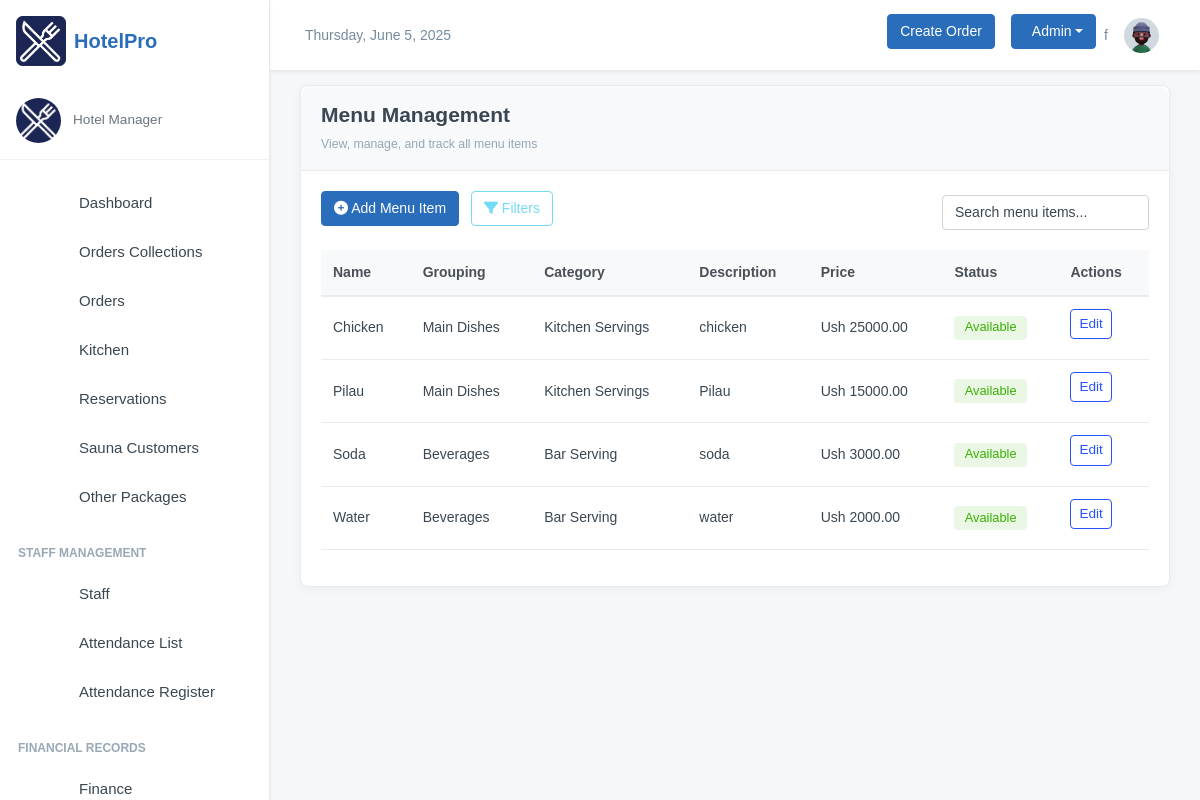
The page /data/menu-items/ (signed in) on the database its author committed.
### inventory/models.py (models this page shows, shortened)
class MenuItem(models.Model):
    category = models.ForeignKey(Category, on_delete=models.CASCADE, related_name="menu_items")
    name = models.CharField(max_length=100)
    description = models.TextField()
    price = models.DecimalField(max_digits=10, decimal_places=2, default=Decimal('0.00'))
    is_available = models.BooleanField(default=True)
    image_url = models.ImageField(blank=True, null=True, upload_to="menu_items")
    class Meta:
        ordering = ['name']

class Category(models.Model):
    GROUPING_CHOICES = (
        ("Appetizers", "Appetizers"),
        ("Starter", "Starter"),
        ("Main Dishes", "Main Dishes"),
        ("Desserts", "Desserts"),
        ("Beverages", "Beverages"),
        ("Snacks", "Snacks"),
        ("Breakfast", "Breakfast"),
    )
    name = models.CharField(max_length=100)
    description = models.CharField(max_length=100)
    image_url = models.ImageField(blank=True, null=True, upload_to="category_items")
    grouping = models.CharField(max_length=100, choices=GROUPING_CHOICES)

### inventory/data_views.py (the view)
# urls.py: path('menu-items/', views.MenuItemListView.as_view(), name='menuitem-list'),
class MenuItemListView(StaffRequiredMixin, ListView):
    model = MenuItem
    template_name = 'data/menuitem_list.html'

### inventory/data_views.py (called while the page is built)
    def test_func(self):
        return self.request.user.is_staff or self.request.user.is_superuser

### inventory/templates/data/menuitem_list.html (shortened to what this page needs)
{% extends 'base.html' %}
{% block content %}
<div class="card">
    <div class="card-header">
        <h4>Menu Management</h4>
        <p class="text-muted small mb-0">View, manage, and track all menu items</p>
    </div>
    <div class="card-body">
        <div class="d-flex flex-wrap justify-content-between align-items-center mb-3">
            <div>
                <a href="/data/menu-items/add/" class="btn btn-primary">
                    <i class="fas fa-plus-circle"></i> Add Menu Item
                </a>
                <button id="show-filters-btn" class="btn btn-outline-secondary">
                    <i class="fas fa-filter"></i> Filters
                </button>
            </div>
            <div class="search-box">
                <input type="text" class="form-control" id="menu-search" placeholder="Search menu items...">
            </div>
        </div>
        <div class="table-responsive">
            <table class="table" id="menu-items-table">
                <thead>
                    <tr>
                        <th>Name</th>
                        <th>Grouping</th>
                        <th>Category</th>
                        <th>Description</th>
                        <th>Price</th>
                        <th>Status</th>
                        <th>Actions</th>
                    </tr>
                </thead>
                <tbody>
                    {% for item in object_list  %}
                    <tr class="menu-item"
                        data-name="{{ item.name|lower }}"
                        data-category="{{ item.category.grouping|lower }}"
                        data-price="{{ item.price }}"
                        data-available="{{ item.is_available|yesno:'available,unavailable' }}"
                        data-description="{{ item.description|lower }}">
                        <td>{{ item.name }}</td>
                        <td>{{ item.category.grouping }}</td>
                        <td>{{ item.category.name }}</td>
                        <td>{{ item.description }}</td>
                        <td>Ush {{ item.price }}</td>
                        <td>
                            {% if item.is_available %}
                                <span class="badge badge-available">Available</span>
                            {% else %}
                                <span class="badge badge-unavailable">Unavailable</span>
                            {% endif %}
                        </td>
                        <td>
                            <a href="/data/menu-items/{{ item.id }}/edit/" class="btn btn-sm btn-outline-primary">Edit</a>
                        </td>
                    </tr>
                    {% endfor %}
                </tbody>
            </table>
        </div>
    </div>
</div>
{% endblock %}

### templates/base.html (style rules this page uses)
:root { --primary-color: #2A6EBB; --secondary-color: #F8F9FA; --accent-color: #FFD700; --text-color: #333333; --success-color: #28a745; --danger-color: #dc3545; --warning-color: #ffc107; --info-color: #17a2b8; }
body { font-family: 'Poppins', sans-serif; background-color: #f5f7fa; }
.btn-primary { background-color: var(--primary-color); border-color: var(--primary-color); }
.card { border-radius: 0.75rem; border: none; box-shadow: 0 0.125rem 0.25rem rgba(0, 0, 0, 0.075); transition: transform 0.2s ease-in-out, box-shadow 0.2s ease-in-out; }

### inventory/templates/data/menuitem_list.html (style rules this page uses)
.card { border-radius: 8px; border: 1px solid #e9ecef; box-shadow: 0 2px 10px rgba(0, 0, 0, 0.05); margin-bottom: 1.5rem; }
.card-header { background-color: #f8f9fa; border-bottom: 1px solid #e9ecef; padding: 1rem 1.25rem; }
.card-body { padding: 1.25rem; }
.table { width: 100%; border-collapse: collapse; }
.table th { background-color: #f8f9fa; font-weight: 600; color: #495057; padding: 0.75rem; text-align: left; border-bottom: 2px solid #e9ecef; }
.table td { padding: 0.75rem; vertical-align: middle; border-bottom: 1px solid #e9ecef; }
.badge { font-size: 0.8rem; font-weight: 500; padding: 0.35rem 0.65rem; border-radius: 4px; display: inline-block; }
.badge-available { background-color: rgba(56, 176, 0, 0.1); color: #38b000; }
.btn { border-radius: 4px; font-weight: 500; padding: 0.375rem 0.75rem; margin-right: 0.5rem; margin-bottom: 0.5rem; }
.btn-sm { font-size: 0.85rem; padding: 0.25rem 0.5rem; }
.filter-dropdown select, .search-box input { padding: 0.375rem 0.75rem; border-radius: 4px; border: 1px solid #ced4da; }

### rows shown on the page
MenuItem: name "Chicken", category.grouping "Main Dishes", category.name "Kitchen Servings", description "chicken", price "25000.00", is_available "Available"
MenuItem: name "Pilau", category.grouping "Main Dishes", category.name "Kitchen Servings", description "Pilau", price "15000.00", is_available "Available"
MenuItem: name "Soda", category.grouping "Beverages", category.name "Bar Serving", description "soda", price "3000.00", is_available "Available"
MenuItem: name "Water", category.grouping "Beverages", category.name "Bar Serving", description "water", price "2000.00", is_available "Available"
